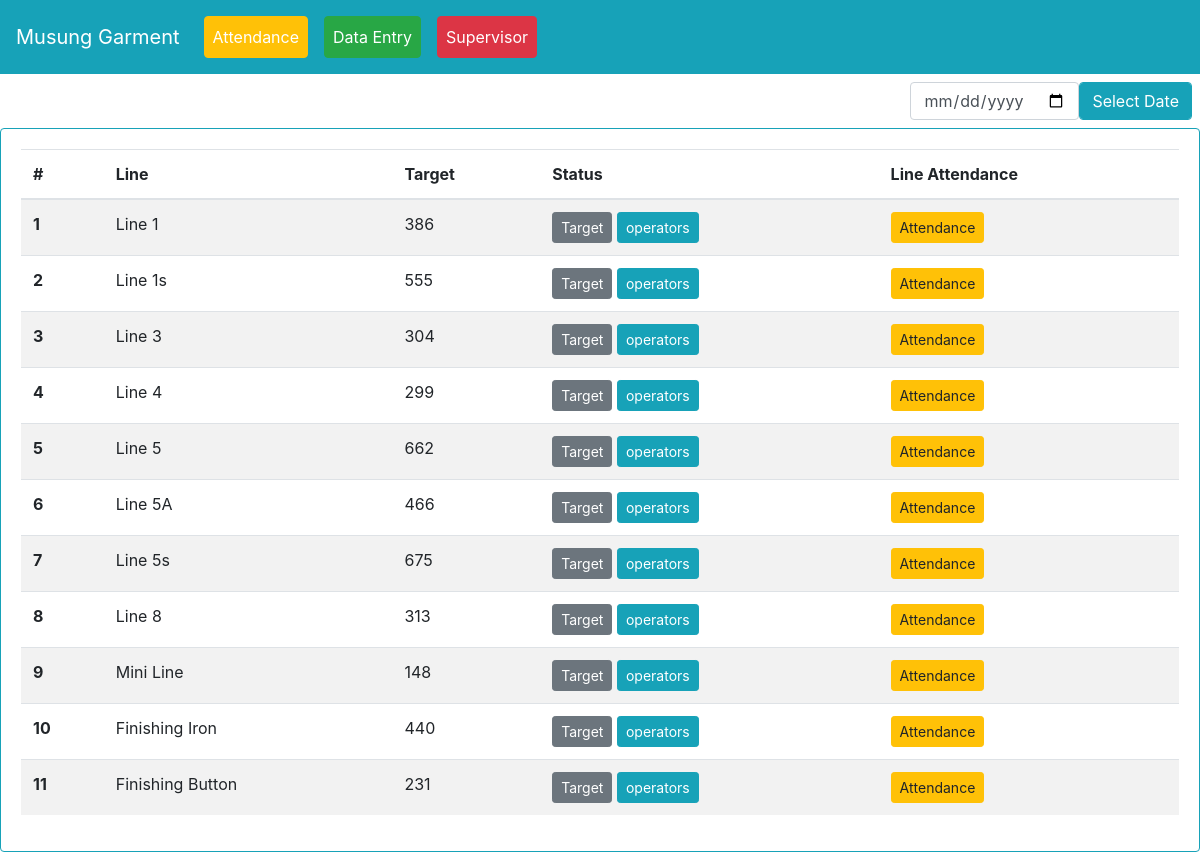
Before: / with the older database file.
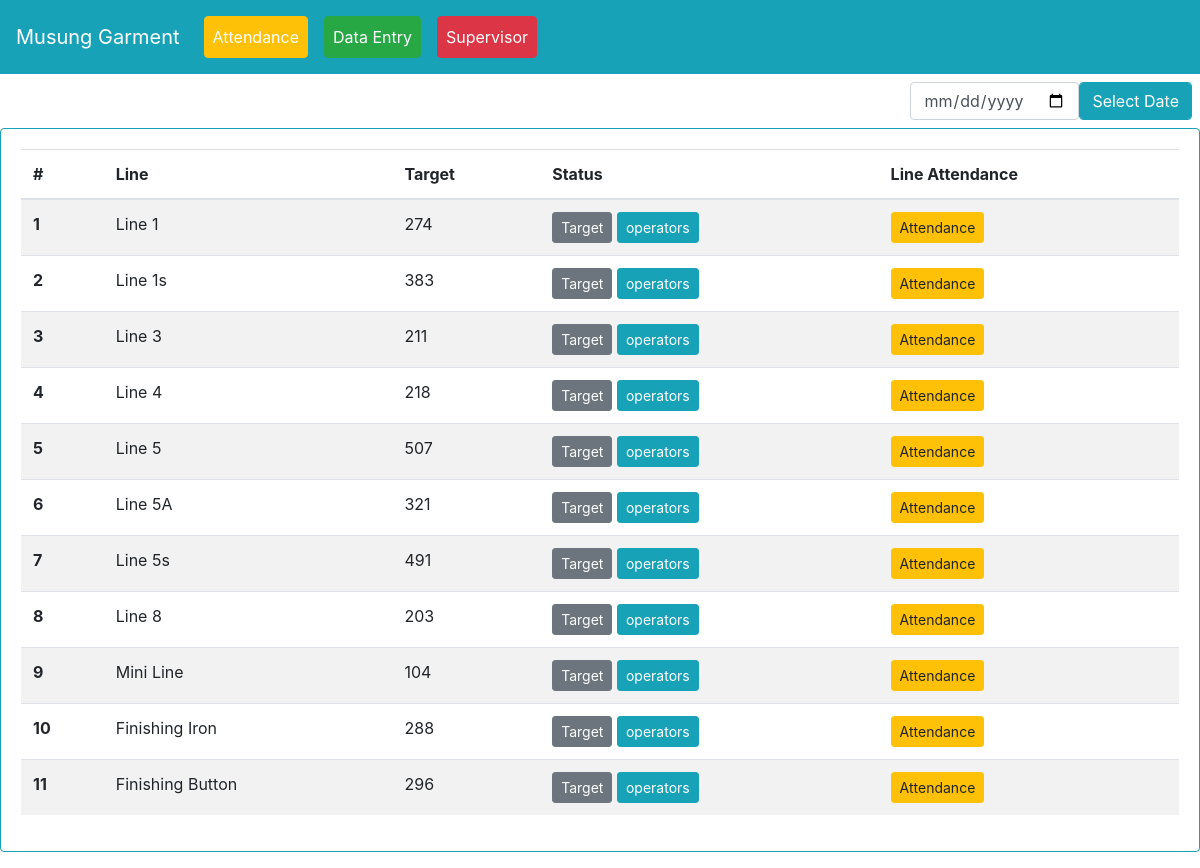
After: the same page with the newer database file.
### myapp/models.py (models this page shows, shortened)
class line(models.Model):
    line_name = models.CharField(max_length=255)
    target = models.PositiveIntegerField(default=0)

### myapp/views.py (the view)
# urls.py: path('', views.linelist, name='linelist'),
def linelist(request):
    lis = line.objects.all()
    context = {'lis':lis}
    return render(request, 'line.html', context)

### templates/line.html (shortened to what this page needs)
{% extends 'base.html' %}
{% block content %}
<div class="d-flex justify-content-end">
  <form method="post" action="{% url 'myapp:attendance_backdate' %}">{% csrf_token %}
    <div class="row m-2">
      <input type="date" name="duedate"  class="form-control col datepicker">
      <input type="submit" class="form-control btn btn-md btn-info col" value="Select Date">
    </div>
  </form>
</div>
<div class="card border-info mb-3">
  <div class="card-body">
<table class="table table-striped" id="invlist">
  <thead>
    <tr class="lilisttr">
      <th scope="col">#</th>
      <th scope="col">Line</th>
      <th scope="col">Target</th>
      <th scope="col">Status</th>
      <th scope="col">Line Attendance</th>
    </tr>
  </thead>
  <tbody id="linelistTbl">
  	{% for i in lis %}
    <tr class="linetr">
      <th scope="row" class="lid">{{i.id}}</th>
      <td>{{i.line_name}}</td>
      <td>{{i.target}}</td>
      <td>
<button type="button" class="btn btn-sm btn-secondary" data-toggle="modal" data-target="#lineu-{{i.id}}">
  Target
</button>
    <a href="{% url 'myapp:operatoratt' i.id %}" class="btn btn-sm btn-info">operators</a>
      </td>
      <td>
        <button type="button" class="lineatt btn btn-sm btn-warning">Attendance</button>
      </td>
    </tr>
    {% endfor %}
  </tbody>
</table>
  </div>
</div>
{% endblock content %}

### templates/base.html (shortened to what this page needs)
{% load static %}
<!doctype html>
<html lang="en">
  <head>
    <link rel="stylesheet" href="https://cdn.jsdelivr.net/npm/bootstrap@4.6.2/dist/css/bootstrap.min.css">
<link rel="stylesheet" href="https://cdn.datatables.net/2.0.7/css/dataTables.dataTables.css" />
<link rel="stylesheet" href="https://cdn.datatables.net/buttons/3.0.2/css/buttons.dataTables.css" />
<link rel="stylesheet" type="text/css" href="https://cdn.datatables.net/datetime/1.5.2/css/dataTables.dateTime.min.css">
<link rel="stylesheet" type="text/css" href="https://cdnjs.cloudflare.com/ajax/libs/font-awesome/6.0.0-beta3/css/all.min.css">
  </head>
  <body>
  	<nav class="navbar navbar-expand-lg navbar-dark bg-info">
  <a class="navbar-brand text-white" href="#">Musung Garment</a>
  <div class="collapse navbar-collapse" id="navbarNavDropdown">
    <ul class="navbar-nav">
      <li class="nav-item">
        <a class="nav-link text-white btn-warning btn m-2" href="{% url 'myapp:linelist' %}">Attendance <span class="sr-only">(current)</span></a>
      </li>
      <li class="nav-item">
        <a class="nav-link text-white btn-success btn m-2" href="{% url 'myapp:daily_rep_view' %}">Data Entry <span class="sr-only">(current)</span></a>
      </li>
      <li class="nav-item">
        <a class="nav-link text-white btn-danger btn m-2" href="{% url 'myapp:operator_report_by_date' %}">Supervisor</a>
      </li>
    </ul>
  </div>
</nav>
    <div class="jumbotron-fluid">
{% block content %}
{% endblock content %}
</div>
  </body>
</html>

Changed rows visible on the page:
changed line "Line 1": target "386" → "274"
changed line "Line 1s": target "555" → "383"
changed line "Line 3": target "304" → "211"
changed line "Line 4": target "299" → "218"
changed line "Line 5": target "662" → "507"
changed line "Line 5A": target "466" → "321"
changed line "Line 5s": target "675" → "491"
changed line "Line 8": target "313" → "203"
changed line "Mini Line": target "148" → "104"
changed line "Finishing Iron": target "440" → "288"
changed line "Finishing Button": target "231" → "296"
